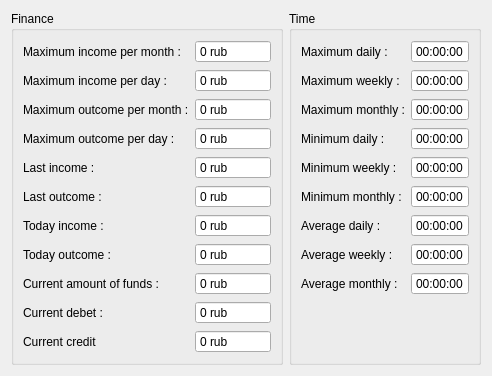
      <widget class="QWidget" name="tab_3">
       <attribute name="title">
        <string>Statistic</string>
       </attribute>
       <layout class="QHBoxLayout" name="horizontalLayout">
        <item>
         <widget class="QGroupBox" name="financeStatistic">
          <property name="title">
           <string>Finance</string>
          </property>
          <layout class="QFormLayout" name="formLayout_2">
           <property name="fieldGrowthPolicy">
            <enum>QFormLayout::AllNonFixedFieldsGrow</enum>
           </property>
           <item row="4" column="0">
            <widget class="QLabel" name="lblLastIncome">
             <property name="text">
              <string>Last income :</string>
             </property>
            </widget>
           </item>
           <item row="8" column="0">
            <widget class="QLabel" name="lblCurrentAmountOfFunds">
             <property name="text">
              <string>Current amount of funds :</string>
             </property>
            </widget>
           </item>
           <item row="5" column="0">
            <widget class="QLabel" name="lblLastOutcome">
             <property name="text">
              <string>Last outcome :</string>
             </property>
            </widget>
           </item>
           <item row="3" column="0">
            <widget class="QLabel" name="lblMaximumOutcomePerDay">
             <property name="text">
              <string>Maximum outcome per day :</string>
             </property>
            </widget>
           </item>
           <item row="6" column="0">
            <widget class="QLabel" name="lblTodayIncome">
             <property name="text">
              <string>Today income :</string>
             </property>
            </widget>
           </item>
           <item row="0" column="0">
            <widget class="QLabel" name="lblMaximumIncomePerMonth">
             <property name="text">
              <string>Maximum income per month :</string>
             </property>
            </widget>
           </item>
           <item row="2" column="0">
            <widget class="QLabel" name="lblMaximumOutcomePerMonth">
             <property name="text">
              <string>Maximum outcome per month :</string>
             </property>
            </widget>
           </item>
           <item row="1" column="0">
            <widget class="QLabel" name="lblMaximumIncomePerDay">
             <property name="text">
              <string>Maximum income per day :</string>
             </property>
            </widget>
           </item>
           <item row="9" column="0">
            <widget class="QLabel" name="lblCurrentDebet">
             <property name="text">
              <string>Current debet :</string>
             </property>
            </widget>
           </item>
           <item row="7" column="0">
            <widget class="QLabel" name="lblTodayOutcome">
             <property name="text">
              <string>Today outcome :</string>
             </property>
            </widget>
           </item>
           <item row="10" column="0">
            <widget class="QLabel" name="lblCurrentCredit">
             <property name="text">
              <string>Current credit</string>
             </property>
            </widget>
           </item>
           <item row="0" column="1">
            <widget class="QSpinBox" name="sbMaxIncomePerMonth">
             <property name="readOnly">
              <bool>true</bool>
             </property>
             <property name="buttonSymbols">
              <enum>QAbstractSpinBox::NoButtons</enum>
             </property>
             <property name="suffix">
              <string> rub</string>
             </property>
             <property name="minimum">
              <number>-9999999</number>
             </property>
             <property name="maximum">
              <number>9999999</number>
             </property>
            </widget>
           </item>
           <item row="6" column="1">
            <widget class="QSpinBox" name="sbTodayIncome">
             <property name="readOnly">
              <bool>true</bool>
             </property>
             <property name="buttonSymbols">
              <enum>QAbstractSpinBox::NoButtons</enum>
             </property>
             <property name="suffix">
              <string> rub</string>
             </property>
             <property name="minimum">
              <number>-9999999</number>
             </property>
             <property name="maximum">
              <number>9999999</number>
             </property>
            </widget>
           </item>
           <item row="7" column="1">
            <widget class="QSpinBox" name="sbTodayOutcome">
             <property name="readOnly">
              <bool>true</bool>
             </property>
             <property name="buttonSymbols">
              <enum>QAbstractSpinBox::NoButtons</enum>
             </property>
             <property name="suffix">
              <string> rub</string>
             </property>
             <property name="minimum">
              <number>-9999999</number>
             </property>
             <property name="maximum">
              <number>9999999</number>
             </property>
            </widget>
           </item>
           <item row="8" column="1">
            <widget class="QSpinBox" name="sbCurrentAmountOfFunds">
             <property name="readOnly">
              <bool>true</bool>
             </property>
             <property name="buttonSymbols">
              <enum>QAbstractSpinBox::NoButtons</enum>
             </property>
             <property name="suffix">
              <string> rub</string>
             </property>
             <property name="minimum">
              <number>-9999999</number>
             </property>
             <property name="maximum">
              <number>9999999</number>
             </property>
            </widget>
           </item>
           <item row="9" column="1">
            <widget class="QSpinBox" name="sbCurrentCredit">
             <property name="readOnly">
              <bool>true</bool>
             </property>
             <property name="buttonSymbols">
              <enum>QAbstractSpinBox::NoButtons</enum>
             </property>
             <property name="suffix">
              <string> rub</string>
             </property>
             <property name="minimum">
              <number>-9999999</number>
             </property>
             <property name="maximum">
              <number>9999999</number>
             </property>
            </widget>
           </item>
           <item row="10" column="1">
            <widget class="QSpinBox" name="sbCurrentDebet">
             <property name="readOnly">
              <bool>true</bool>
             </property>
             <property name="buttonSymbols">
              <enum>QAbstractSpinBox::NoButtons</enum>
             </property>
             <property name="suffix">
              <string> rub</string>
             </property>
             <property name="minimum">
              <number>-9999999</number>
             </property>
             <property name="maximum">
              <number>9999999</number>
             </property>
            </widget>
           </item>
           <item row="5" column="1">
            <widget class="QSpinBox" name="sbLastOutcome">
             <property name="readOnly">
              <bool>true</bool>
             </property>
             <property name="buttonSymbols">
              <enum>QAbstractSpinBox::NoButtons</enum>
             </property>
             <property name="suffix">
              <string> rub</string>
             </property>
             <property name="minimum">
              <number>-9999999</number>
             </property>
             <property name="maximum">
              <number>9999999</number>
             </property>
            </widget>
           </item>
           <item row="4" column="1">
            <widget class="QSpinBox" name="sbLastIncome">
             <property name="readOnly">
              <bool>true</bool>
             </property>
             <property name="buttonSymbols">
              <enum>QAbstractSpinBox::NoButtons</enum>
             </property>
             <property name="suffix">
              <string> rub</string>
             </property>
             <property name="minimum">
              <number>-9999999</number>
             </property>
             <property name="maximum">
              <number>9999999</number>
             </property>
            </widget>
           </item>
           <item row="3" column="1">
            <widget class="QSpinBox" name="sbMaxOutcomePerDay">
             <property name="readOnly">
              <bool>true</bool>
             </property>
             <property name="buttonSymbols">
              <enum>QAbstractSpinBox::NoButtons</enum>
             </property>
             <property name="suffix">
              <string> rub</string>
             </property>
             <property name="minimum">
              <number>-9999999</number>
             </property>
             <property name="maximum">
              <number>9999999</number>
             </property>
            </widget>
           </item>
           <item row="2" column="1">
            <widget class="QSpinBox" name="sbMaxOutcomePerMonth">
             <property name="readOnly">
              <bool>true</bool>
             </property>
             <property name="buttonSymbols">
              <enum>QAbstractSpinBox::NoButtons</enum>
             </property>
             <property name="suffix">
              <string> rub</string>
             </property>
             <property name="minimum">
              <number>-9999999</number>
             </property>
             <property name="maximum">
              <number>9999999</number>
             </property>
            </widget>
           </item>
           <item row="1" column="1">
            <widget class="QSpinBox" name="sbMaxIncomePerDay">
             <property name="readOnly">
              <bool>true</bool>
             </property>
             <property name="buttonSymbols">
              <enum>QAbstractSpinBox::NoButtons</enum>
             </property>
             <property name="suffix">
              <string> rub</string>
             </property>
             <property name="minimum">
              <number>-9999999</number>
             </property>
             <property name="maximum">
              <number>9999999</number>
             </property>
            </widget>
           </item>
          </layout>
         </widget>
        </item>
        <item>
         <widget class="QGroupBox" name="timeStatistic">
          <property name="title">
           <string>Time</string>
          </property>
          <layout class="QFormLayout" name="formLayout_3">
           <property name="fieldGrowthPolicy">
            <enum>QFormLayout::AllNonFixedFieldsGrow</enum>
           </property>
           <item row="0" column="0">
            <widget class="QLabel" name="label_5">
             <property name="text">
              <string>Maximum daily :</string>
             </property>
            </widget>
           </item>
           <item row="0" column="1">
            <widget class="QTimeEdit" name="timeEdit">
             <property name="readOnly">
              <bool>true</bool>
             </property>
             <property name="buttonSymbols">
              <enum>QAbstractSpinBox::NoButtons</enum>
             </property>
             <property name="displayFormat">
              <string>hh:mm:ss</string>
             </property>
            </widget>
           </item>
           <item row="1" column="0">
            <widget class="QLabel" name="label_7">
             <property name="text">
              <string>Maximum weekly :</string>
             </property>
            </widget>
           </item>
           <item row="1" column="1">
            <widget class="QTimeEdit" name="timeEdit_2">
             <property name="readOnly">
              <bool>true</bool>
             </property>
             <property name="buttonSymbols">
              <enum>QAbstractSpinBox::NoButtons</enum>
             </property>
             <property name="displayFormat">
              <string>hh:mm:ss</string>
             </property>
            </widget>
           </item>
           <item row="2" column="0">
            <widget class="QLabel" name="label_6">
             <property name="text">
              <string>Maximum monthly :</string>
             </property>
            </widget>
           </item>
           <item row="2" column="1">
            <widget class="QTimeEdit" name="timeEdit_3">
             <property name="readOnly">
              <bool>true</bool>
             </property>
             <property name="buttonSymbols">
              <enum>QAbstractSpinBox::NoButtons</enum>
             </property>
             <property name="displayFormat">
              <string>hh:mm:ss</string>
             </property>
            </widget>
           </item>
           <item row="3" column="0">
            <widget class="QLabel" name="label_8">
             <property name="text">
              <string>Minimum daily :</string>
             </property>
            </widget>
           </item>
           <item row="3" column="1">
            <widget class="QTimeEdit" name="timeEdit_4">
             <property name="readOnly">
              <bool>true</bool>
             </property>
             <property name="buttonSymbols">
              <enum>QAbstractSpinBox::NoButtons</enum>
             </property>
             <property name="displayFormat">
              <string>hh:mm:ss</string>
             </property>
            </widget>
           </item>
           <item row="4" column="0">
            <widget class="QLabel" name="label_10">
             <property name="text">
              <string>Minimum weekly :</string>
             </property>
            </widget>
           </item>
           <item row="4" column="1">
            <widget class="QTimeEdit" name="timeEdit_5">
             <property name="readOnly">
              <bool>true</bool>
             </property>
             <property name="buttonSymbols">
              <enum>QAbstractSpinBox::NoButtons</enum>
             </property>
             <property name="displayFormat">
              <string>hh:mm:ss</string>
             </property>
            </widget>
           </item>
           <item row="5" column="0">
            <widget class="QLabel" name="label_9">
             <property name="text">
              <string>Minimum monthly :</string>
             </property>
            </widget>
           </item>
           <item row="5" column="1">
            <widget class="QTimeEdit" name="timeEdit_6">
             <property name="readOnly">
              <bool>true</bool>
             </property>
             <property name="buttonSymbols">
              <enum>QAbstractSpinBox::NoButtons</enum>
             </property>
             <property name="displayFormat">
              <string>hh:mm:ss</string>
             </property>
            </widget>
           </item>
           <item row="6" column="0">
            <widget class="QLabel" name="label_11">
             <property name="text">
              <string>Average daily :</string>
             </property>
            </widget>
           </item>
           <item row="6" column="1">
            <widget class="QTimeEdit" name="timeEdit_7">
             <property name="readOnly">
              <bool>true</bool>
             </property>
             <property name="buttonSymbols">
              <enum>QAbstractSpinBox::NoButtons</enum>
             </property>
             <property name="displayFormat">
              <string>hh:mm:ss</string>
             </property>
            </widget>
           </item>
           <item row="7" column="0">
            <widget class="QLabel" name="label_12">
             <property name="text">
              <string>Average weekly :</string>
             </property>
            </widget>
           </item>
           <item row="7" column="1">
            <widget class="QTimeEdit" name="timeEdit_8">
             <property name="readOnly">
              <bool>true</bool>
             </property>
             <property name="buttonSymbols">
              <enum>QAbstractSpinBox::NoButtons</enum>
             </property>
             <property name="displayFormat">
              <string>hh:mm:ss</string>
             </property>
            </widget>
           </item>
           <item row="8" column="0">
            <widget class="QLabel" name="label_13">
             <property name="text">
              <string>Average monthly :</string>
             </property>
            </widget>
           </item>
           <item row="8" column="1">
            <widget class="QTimeEdit" name="timeEdit_9">
             <property name="readOnly">
              <bool>true</bool>
             </property>
             <property name="buttonSymbols">
              <enum>QAbstractSpinBox::NoButtons</enum>
             </property>
             <property name="displayFormat">
              <string>hh:mm:ss</string>
             </property>
            </widget>
           </item>
          </layout>
         </widget>
        </item>
       </layout>
      </widget>
